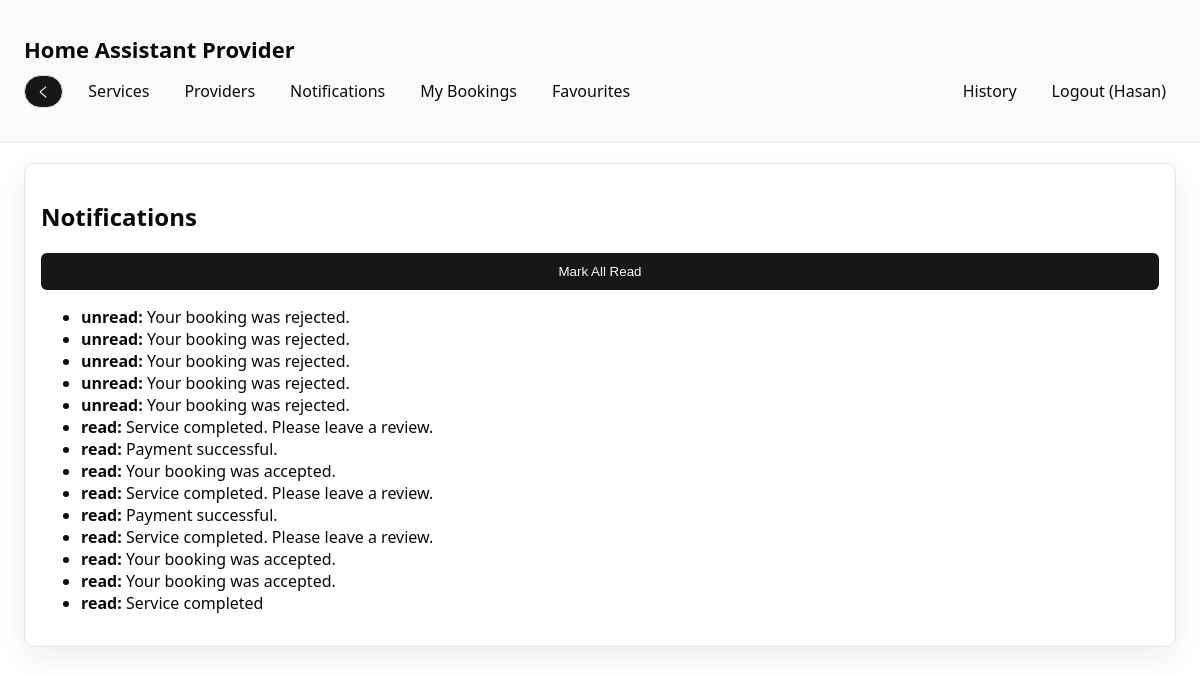
The app's page /notifications.php (signed in) with its own data.
### tables this page shows
CREATE TABLE `users` (
  `user_id` int(11) NOT NULL,
  `name` varchar(100) DEFAULT NULL,
  `email` varchar(100) DEFAULT NULL,
  `password` varchar(255) DEFAULT NULL,
  `phone` varchar(20) DEFAULT NULL,
  `address` text DEFAULT NULL,
  `role` varchar(20) DEFAULT NULL,
  `flag` tinyint(1) DEFAULT NULL,
  `nid_card` varchar(50) DEFAULT NULL,
  `nid_file` varchar(255) DEFAULT NULL,
  `verification_status` varchar(50) DEFAULT NULL,
  `balance` decimal(10,2) NOT NULL DEFAULT 0.00,
  `created_at` datetime NOT NULL DEFAULT current_timestamp(),
  `admin_id` int(11) DEFAULT NULL
);

CREATE TABLE `notifications` (
  `notif_id` int(11) NOT NULL,
  `status` varchar(50) DEFAULT NULL,
  `notif_msg` text DEFAULT NULL,
  `user_id` int(11) DEFAULT NULL,
  `created_at` datetime NOT NULL DEFAULT current_timestamp()
);

### includes/auth.php (called while the page is built, shortened)
<?php
require_once __DIR__ . "/../DBconnect.php";
require_once __DIR__ . "/functions.php";
function current_user($conn) {
    $user_id = (int)$_SESSION["user_id"];
    $stmt = db_query($conn, "SELECT * FROM users WHERE user_id = ? LIMIT 1", "i", [$user_id]);
    $result = $stmt->get_result();
    return $result->fetch_assoc();
}
function is_admin() {
    return ($_SESSION["role"] ?? "") === "admin";
}
function is_customer() {
    return ($_SESSION["role"] ?? "") === "customer";
}
?>

### includes/functions.php (called while the page is built, shortened)
<?php
function e($value) {
    return htmlspecialchars($value ?? "", ENT_QUOTES, "UTF-8");
}
function db_query($conn, $sql, $types = "", $params = []) {
    $stmt = $conn->prepare($sql);
    if ($types !== "" && !empty($params)) {
        $stmt->bind_param($types, ...$params);
    }
    if (!$stmt->execute()) {
        return false;
    }
    return $stmt;
}
?>

### notifications.php (the view, shortened to what this page needs)
<?php
require_once __DIR__ . "/includes/header.php";
$stmt = db_query($conn, "SELECT * FROM notifications WHERE user_id = ? ORDER BY notif_id DESC", "i", [$_SESSION["user_id"]]);
$items = $stmt ? $stmt->get_result() : false;
?>
<div class="card">
    <h2>Notifications</h2>
    <form method="post" style="margin-bottom: 10px;">
        <button type="submit">Mark All Read</button>
    </form>
    <?php if ($items && $items->num_rows > 0): ?>
        <ul>
            <?php while ($item = $items->fetch_assoc()): ?>
                <li>
                    <strong><?php echo e($item["status"]); ?>:</strong>
                    <?php echo e($item["notif_msg"]); ?>
                </li>
            <?php endwhile; ?>
        </ul>
    <?php else: ?>
        <p>No notifications.</p>
    <?php endif; ?>
</div>

### includes/header.php (shortened to what this page needs)
<?php
require_once __DIR__ . "/auth.php";
$user = current_user($conn);
$current_page = basename($_SERVER['PHP_SELF']);
?>
<!DOCTYPE html>
<html lang="en">
<head>
    <link rel="stylesheet" href="assets/style.css">
</head>
<body>
<?php if ($current_page !== 'index.php'): ?>
<header class="site-header">
    <div class="container">
        <h1 class="logo">Home Assistant Provider</h1>
        <nav class="nav">
            <div class="nav-left">
                <button type="button" class="back-button" onclick="history.back()">く</button>
                <?php if ($user): ?>
                    <a href="services.php">Services</a>
                    <a href="providers.php">Providers</a>
                    <?php if (is_customer()): ?>
                    <a href="notifications.php">Notifications</a>
                    <?php endif; ?>
                    <?php if (is_customer()): ?>
                        <a href="bookings.php">My Bookings</a>
                    <?php endif; ?>
                    <?php if (is_customer()): ?>
                    <a href="favourites.php">Favourites</a>
                    <?php endif; ?>
                <?php endif; ?>
            </div>
            <div class="nav-right">
                <?php if ($user): ?>
                    <?php if (!is_admin()): ?>
                        <a href="history.php">History</a>
                    <?php endif; ?>
                    <a href="logout.php">Logout (<?php echo e($user["name"] ?? "User"); ?>)</a>
                <?php else: ?>
                    <a href="login.php">Login</a>
                    <a href="register.php">Register</a>
                <?php endif; ?>
            </div>
        </nav>
    </div>
</header>
<main class="container">
<?php endif; ?>

### assets/style.css (style rules this page uses)
:root { --radius: 0.625rem; --background: oklch(1 0 0); --foreground: oklch(0.145 0 0); --card: oklch(1 0 0); --card-foreground: oklch(0.145 0 0); --popover: oklch(1 0 0); --popover-foreground: oklch(0.145 0 0); --primary: oklch(0.205 0 0); --primary-foreground: oklch(0.985 0 0); --secondary: oklch(0.97 0 0); --secondary-foreground: oklch(0.205 0 0); --muted: oklch(0.97 0 0); --muted-foreground: oklch(0.556 0 0); --accent: oklch(0.97 0 0); --accent-foreground: oklch(0.205 0 0); --destructive: oklch(0.577 0.245 27.325); --border: oklch(0.922 0 0); --input: oklch(0.922 0 0); --ring: oklch(0.708 0 0); --chart-1: oklch(0.646 0.222 41.116); --chart-2: oklch(0.6 0.118 184.704); --chart-3: oklch(0.398 0.07 227.392); --chart-4: oklch(0.828 0.189 84.429); --chart-5: oklch(0.769 0.188 70.08); --sidebar: oklch(0.985 0 0); --sidebar-foreground: oklch(0.145 0 0); --sidebar-primary: oklch(0.205 0 0); --sidebar-primary-foreground: oklch(0.985 0 0); --sidebar-accent: oklch(0.97 0 0); --sidebar-accent-foreground: oklch(0.205 0 0); --sidebar-border: oklch(0.922 0 0); --sidebar-ring: oklch(0.708 0 0); }
* { box-sizing: border-box; border-color: var(--border); }
body { font-family: "Segoe UI", Tahoma, Geneva, Verdana, sans-serif; margin: 0; background: var(--background); color: var(--foreground); }
.container { width: 100%; margin: 0 auto; padding: 20px 24px; }
.site-header { background: var(--sidebar); color: var(--sidebar-foreground); padding: 14px 0; border-bottom: 1px solid var(--sidebar-border); }
.logo { margin: 0; font-size: 22px; color: var(--sidebar-foreground); }
.nav { margin-top: 10px; display: flex; gap: 12px; flex-wrap: wrap; align-items: center; }
.nav a { color: var(--sidebar-foreground); text-decoration: none; font-weight: 500; padding: 6px 10px; border-radius: 999px; transition: background 0.2s ease, color 0.2s ease; }
.nav { display: flex; justify-content: space-between; align-items: center; }
.nav-left, .nav-right { display: flex; align-items: center; gap: 15px; }
.card { background: var(--card); color: var(--card-foreground); padding: 16px; border-radius: var(--radius); box-shadow: 0 10px 30px rgba(15, 23, 42, 0.08); margin-bottom: 16px; border: 1px solid var(--border); }
form { display: grid; gap: 12px; }
button { padding: 10px 16px; border: 1px solid transparent; background: var(--primary); color: var(--primary-foreground); border-radius: calc(var(--radius) - 4px); cursor: pointer; transition: transform 0.2s ease, box-shadow 0.2s ease, background 0.2s ease; }
.back-button { display: inline-flex; align-items: center; gap: 8px; padding: 6px 12px; border-radius: 999px; background: var(--sidebar-primary); color: var(--sidebar-primary-foreground); border: 1px solid var(--sidebar-border); }

### records on screen
users: name "Hasan"
notifications: status "unread", notif_msg "Your booking was rejected."
notifications: status "unread", notif_msg "Your booking was rejected."
notifications: status "unread", notif_msg "Your booking was rejected."
notifications: status "unread", notif_msg "Your booking was rejected."
notifications: status "unread", notif_msg "Your booking was rejected."
notifications: status "read", notif_msg "Service completed. Please leave a review."
notifications: status "read", notif_msg "Payment successful."
notifications: status "read", notif_msg "Your booking was accepted."
notifications: status "read", notif_msg "Service completed. Please leave a review."
notifications: status "read", notif_msg "Payment successful."
notifications: status "read", notif_msg "Service completed. Please leave a review."
notifications: status "read", notif_msg "Your booking was accepted."
notifications: status "read", notif_msg "Your booking was accepted."
notifications: status "read", notif_msg "Service completed"
